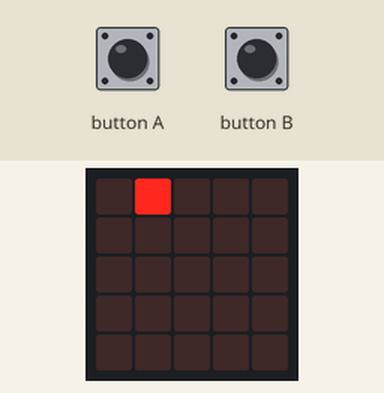
Bench run of a program on a simulated BBC micro:bit (MakeCode). On the bench: the board's 5×5 LED display. The inputs (shaded band) are chosen by the test bench.

Above: at 1.6 s.
1.7 s: button A pressed 5 times (0.12 s each, 0.3 s apart)
At 3.8 s:
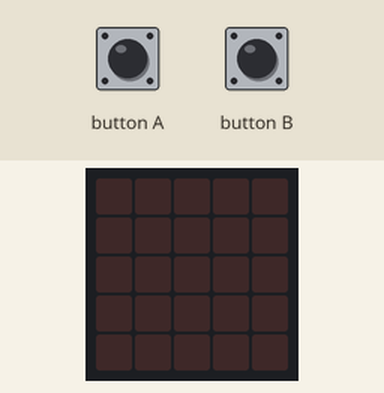
At 5.5 s:
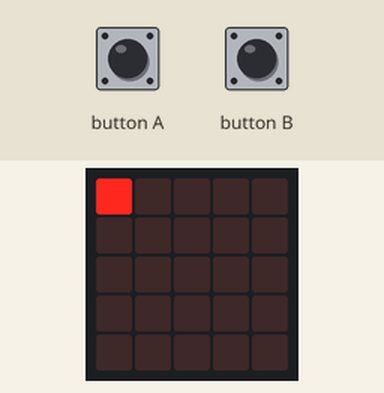
6.2 s: button B pressed for 0.15 s
At 7.9 s:
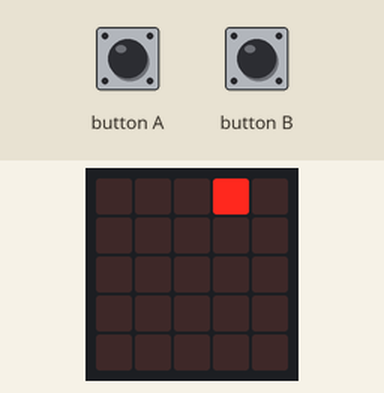
9.3 s: button A pressed for 0.15 s
Timing chart, 0 to 12.3 s (numbered marks = the images above; inputs shaded):
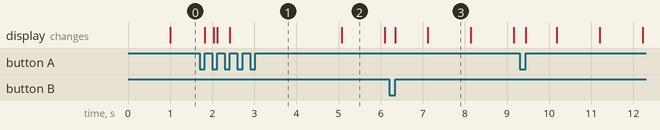

The program:

main.ts
```typescript
input.onButtonPressed(Button.A, function () {
    led.unplot(x, 0)
    x += -1
    led.plot(x, 0)
})
input.onButtonPressed(Button.B, function () {
    led.unplot(x, 0)
    x += 1
    led.plot(x, 0)
})
let x = 0
let Dir = 1
x = 0
led.plot(x, 0)
basic.forever(function () {
    basic.pause(1000)
    led.unplot(x, 0)
    x += Dir
    if (x == 4) {
        Dir = -1
    } else if (x == 0) {
        Dir = 1
    }
    led.plot(x, 0)
})
```

test.ts
```typescript
// les tests vont ici ; cela ne sera pas compilé si ce paquet est utilisé en tant qu'extension.
```

Measured:
- after the input at 1.7 s, the display: first changes after 0.12 s (image 1 shows a later state)
- what the display in image 2 shows lasts 1.0 s, from 5.1 s to 6.1 s
